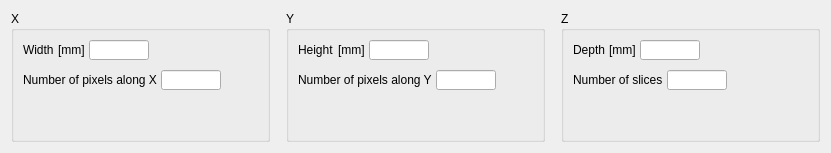
        <widget class="QWidget" name="tab_2">
         <attribute name="title">
          <string>Side lenghts and number of voxels</string>
         </attribute>
         <layout class="QVBoxLayout" name="verticalLayout">
          <item>
           <layout class="QHBoxLayout" name="horizontalLayout_4" stretch="0,0,0,0,0">
            <property name="sizeConstraint">
             <enum>QLayout::SetNoConstraint</enum>
            </property>
            <item>
             <widget class="QGroupBox" name="groupBox_4">
              <property name="sizePolicy">
               <sizepolicy hsizetype="Fixed" vsizetype="Preferred">
                <horstretch>0</horstretch>
                <verstretch>0</verstretch>
               </sizepolicy>
              </property>
              <property name="minimumSize">
               <size>
                <width>259</width>
                <height>0</height>
               </size>
              </property>
              <property name="title">
               <string>X</string>
              </property>
              <layout class="QVBoxLayout" name="verticalLayout_11">
               <property name="spacing">
                <number>10</number>
               </property>
               <item>
                <layout class="QHBoxLayout" name="horizontalLayout_23">
                 <property name="spacing">
                  <number>4</number>
                 </property>
                 <item>
                  <widget class="QLabel" name="label_21">
                   <property name="maximumSize">
                    <size>
                     <width>16777215</width>
                     <height>20</height>
                    </size>
                   </property>
                   <property name="text">
                    <string>Width</string>
                   </property>
                   <property name="scaledContents">
                    <bool>true</bool>
                   </property>
                  </widget>
                 </item>
                 <item>
                  <widget class="QLabel" name="label_37">
                   <property name="maximumSize">
                    <size>
                     <width>16777215</width>
                     <height>20</height>
                    </size>
                   </property>
                   <property name="text">
                    <string>[mm]</string>
                   </property>
                  </widget>
                 </item>
                 <item>
                  <widget class="QLineEdit" name="width_lineEdit_2">
                   <property name="sizePolicy">
                    <sizepolicy hsizetype="Fixed" vsizetype="Fixed">
                     <horstretch>0</horstretch>
                     <verstretch>0</verstretch>
                    </sizepolicy>
                   </property>
                   <property name="maximumSize">
                    <size>
                     <width>60</width>
                     <height>20</height>
                    </size>
                   </property>
                   <property name="toolTip">
                    <string>(Width/Number of pixels along X) must be equal to
(Height/Number of pixels along Y)</string>
                   </property>
                   <property name="toolTipDuration">
                    <number>0</number>
                   </property>
                   <property name="text">
                    <string/>
                   </property>
                   <property name="placeholderText">
                    <string notr="true"/>
                   </property>
                  </widget>
                 </item>
                 <item>
                  <spacer name="horizontalSpacer_32">
                   <property name="orientation">
                    <enum>Qt::Horizontal</enum>
                   </property>
                   <property name="sizeHint" stdset="0">
                    <size>
                     <width>0</width>
                     <height>20</height>
                    </size>
                   </property>
                  </spacer>
                 </item>
                </layout>
               </item>
               <item>
                <layout class="QHBoxLayout" name="horizontalLayout_5">
                 <property name="spacing">
                  <number>4</number>
                 </property>
                 <item>
                  <widget class="QLabel" name="label_26">
                   <property name="sizePolicy">
                    <sizepolicy hsizetype="Preferred" vsizetype="Preferred">
                     <horstretch>0</horstretch>
                     <verstretch>0</verstretch>
                    </sizepolicy>
                   </property>
                   <property name="maximumSize">
                    <size>
                     <width>16777215</width>
                     <height>20</height>
                    </size>
                   </property>
                   <property name="text">
                    <string>Number of pixels along X</string>
                   </property>
                  </widget>
                 </item>
                 <item>
                  <widget class="QLineEdit" name="pixelNumberX_lineEdit_2">
                   <property name="sizePolicy">
                    <sizepolicy hsizetype="Fixed" vsizetype="Fixed">
                     <horstretch>0</horstretch>
                     <verstretch>0</verstretch>
                    </sizepolicy>
                   </property>
                   <property name="maximumSize">
                    <size>
                     <width>60</width>
                     <height>20</height>
                    </size>
                   </property>
                   <property name="toolTip">
                    <string>(Width/Number of pixels along X) must be equal to (Height/Number of pixels along Y)</string>
                   </property>
                   <property name="toolTipDuration">
                    <number>0</number>
                   </property>
                   <property name="text">
                    <string/>
                   </property>
                   <property name="placeholderText">
                    <string notr="true"/>
                   </property>
                  </widget>
                 </item>
                 <item>
                  <spacer name="horizontalSpacer_31">
                   <property name="orientation">
                    <enum>Qt::Horizontal</enum>
                   </property>
                   <property name="sizeHint" stdset="0">
                    <size>
                     <width>0</width>
                     <height>20</height>
                    </size>
                   </property>
                  </spacer>
                 </item>
                </layout>
               </item>
               <item>
                <spacer name="verticalSpacer_4">
                 <property name="orientation">
                  <enum>Qt::Vertical</enum>
                 </property>
                 <property name="sizeType">
                  <enum>QSizePolicy::Expanding</enum>
                 </property>
                 <property name="sizeHint" stdset="0">
                  <size>
                   <width>20</width>
                   <height>40</height>
                  </size>
                 </property>
                </spacer>
               </item>
              </layout>
             </widget>
            </item>
            <item>
             <spacer name="horizontalSpacer_33">
              <property name="orientation">
               <enum>Qt::Horizontal</enum>
              </property>
              <property name="sizeType">
               <enum>QSizePolicy::Fixed</enum>
              </property>
              <property name="sizeHint" stdset="0">
               <size>
                <width>10</width>
                <height>20</height>
               </size>
              </property>
             </spacer>
            </item>
            <item>
             <widget class="QGroupBox" name="groupBox_5">
              <property name="sizePolicy">
               <sizepolicy hsizetype="Fixed" vsizetype="Preferred">
                <horstretch>0</horstretch>
                <verstretch>0</verstretch>
               </sizepolicy>
              </property>
              <property name="minimumSize">
               <size>
                <width>259</width>
                <height>0</height>
               </size>
              </property>
              <property name="title">
               <string>Y</string>
              </property>
              <layout class="QVBoxLayout" name="verticalLayout_12">
               <property name="spacing">
                <number>10</number>
               </property>
               <item>
                <layout class="QHBoxLayout" name="horizontalLayout_24">
                 <property name="spacing">
                  <number>4</number>
                 </property>
                 <item>
                  <widget class="QLabel" name="label_57">
                   <property name="maximumSize">
                    <size>
                     <width>16777215</width>
                     <height>20</height>
                    </size>
                   </property>
                   <property name="text">
                    <string>Height</string>
                   </property>
                  </widget>
                 </item>
                 <item>
                  <widget class="QLabel" name="label_40">
                   <property name="maximumSize">
                    <size>
                     <width>16777215</width>
                     <height>20</height>
                    </size>
                   </property>
                   <property name="text">
                    <string>[mm]</string>
                   </property>
                  </widget>
                 </item>
                 <item>
                  <widget class="QLineEdit" name="height_lineEdit_2">
                   <property name="sizePolicy">
                    <sizepolicy hsizetype="Fixed" vsizetype="Fixed">
                     <horstretch>0</horstretch>
                     <verstretch>0</verstretch>
                    </sizepolicy>
                   </property>
                   <property name="maximumSize">
                    <size>
                     <width>60</width>
                     <height>20</height>
                    </size>
                   </property>
                   <property name="toolTip">
                    <string>(Width/Number of pixels along X) must be equal to
(Height/Number of pixels along Y)</string>
                   </property>
                   <property name="toolTipDuration">
                    <number>0</number>
                   </property>
                   <property name="text">
                    <string/>
                   </property>
                   <property name="placeholderText">
                    <string notr="true"/>
                   </property>
                  </widget>
                 </item>
                 <item>
                  <spacer name="horizontalSpacer_34">
                   <property name="orientation">
                    <enum>Qt::Horizontal</enum>
                   </property>
                   <property name="sizeHint" stdset="0">
                    <size>
                     <width>0</width>
                     <height>20</height>
                    </size>
                   </property>
                  </spacer>
                 </item>
                </layout>
               </item>
               <item>
                <layout class="QHBoxLayout" name="horizontalLayout_12">
                 <property name="spacing">
                  <number>4</number>
                 </property>
                 <item>
                  <widget class="QLabel" name="label_28">
                   <property name="sizePolicy">
                    <sizepolicy hsizetype="Preferred" vsizetype="Preferred">
                     <horstretch>0</horstretch>
                     <verstretch>0</verstretch>
                    </sizepolicy>
                   </property>
                   <property name="maximumSize">
                    <size>
                     <width>16777215</width>
                     <height>20</height>
                    </size>
                   </property>
                   <property name="text">
                    <string>Number of pixels along Y</string>
                   </property>
                  </widget>
                 </item>
                 <item>
                  <widget class="QLineEdit" name="pixelNumberY_lineEdit_2">
                   <property name="sizePolicy">
                    <sizepolicy hsizetype="Fixed" vsizetype="Fixed">
                     <horstretch>0</horstretch>
                     <verstretch>0</verstretch>
                    </sizepolicy>
                   </property>
                   <property name="maximumSize">
                    <size>
                     <width>60</width>
                     <height>20</height>
                    </size>
                   </property>
                   <property name="toolTip">
                    <string>(Width/Number of pixels along X) must be equal to (Height/Number of pixels along Y)</string>
                   </property>
                   <property name="toolTipDuration">
                    <number>0</number>
                   </property>
                   <property name="text">
                    <string/>
                   </property>
                   <property name="placeholderText">
                    <string notr="true"/>
                   </property>
                  </widget>
                 </item>
                 <item>
                  <spacer name="horizontalSpacer_39">
                   <property name="orientation">
                    <enum>Qt::Horizontal</enum>
                   </property>
                   <property name="sizeHint" stdset="0">
                    <size>
                     <width>0</width>
                     <height>20</height>
                    </size>
                   </property>
                  </spacer>
                 </item>
                </layout>
               </item>
               <item>
                <spacer name="verticalSpacer_5">
                 <property name="orientation">
                  <enum>Qt::Vertical</enum>
                 </property>
                 <property name="sizeType">
                  <enum>QSizePolicy::Expanding</enum>
                 </property>
                 <property name="sizeHint" stdset="0">
                  <size>
                   <width>20</width>
                   <height>40</height>
                  </size>
                 </property>
                </spacer>
               </item>
              </layout>
             </widget>
            </item>
            <item>
             <spacer name="horizontalSpacer_35">
              <property name="orientation">
               <enum>Qt::Horizontal</enum>
              </property>
              <property name="sizeType">
               <enum>QSizePolicy::Fixed</enum>
              </property>
              <property name="sizeHint" stdset="0">
               <size>
                <width>10</width>
                <height>20</height>
               </size>
              </property>
             </spacer>
            </item>
            <item>
             <widget class="QGroupBox" name="groupBox_6">
              <property name="sizePolicy">
               <sizepolicy hsizetype="Fixed" vsizetype="Preferred">
                <horstretch>0</horstretch>
                <verstretch>0</verstretch>
               </sizepolicy>
              </property>
              <property name="minimumSize">
               <size>
                <width>259</width>
                <height>0</height>
               </size>
              </property>
              <property name="title">
               <string>Z</string>
              </property>
              <layout class="QVBoxLayout" name="verticalLayout_13">
               <property name="spacing">
                <number>10</number>
               </property>
               <item>
                <layout class="QHBoxLayout" name="horizontalLayout_25">
                 <property name="spacing">
                  <number>4</number>
                 </property>
                 <item>
                  <widget class="QLabel" name="label_63">
                   <property name="maximumSize">
                    <size>
                     <width>16777215</width>
                     <height>20</height>
                    </size>
                   </property>
                   <property name="text">
                    <string>Depth</string>
                   </property>
                  </widget>
                 </item>
                 <item>
                  <widget class="QLabel" name="label_41">
                   <property name="maximumSize">
                    <size>
                     <width>16777215</width>
                     <height>20</height>
                    </size>
                   </property>
                   <property name="text">
                    <string>[mm]</string>
                   </property>
                  </widget>
                 </item>
                 <item>
                  <widget class="QLineEdit" name="depth_lineEdit_2">
                   <property name="sizePolicy">
                    <sizepolicy hsizetype="Fixed" vsizetype="Fixed">
                     <horstretch>0</horstretch>
                     <verstretch>0</verstretch>
                    </sizepolicy>
                   </property>
                   <property name="maximumSize">
                    <size>
                     <width>60</width>
                     <height>20</height>
                    </size>
                   </property>
                   <property name="text">
                    <string/>
                   </property>
                   <property name="placeholderText">
                    <string notr="true"/>
                   </property>
                  </widget>
                 </item>
                 <item>
                  <spacer name="horizontalSpacer_37">
                   <property name="orientation">
                    <enum>Qt::Horizontal</enum>
                   </property>
                   <property name="sizeHint" stdset="0">
                    <size>
                     <width>0</width>
                     <height>20</height>
                    </size>
                   </property>
                  </spacer>
                 </item>
                </layout>
               </item>
               <item>
                <layout class="QHBoxLayout" name="horizontalLayout_18">
                 <property name="spacing">
                  <number>4</number>
                 </property>
                 <item>
                  <widget class="QLabel" name="label_48">
                   <property name="sizePolicy">
                    <sizepolicy hsizetype="Preferred" vsizetype="Preferred">
                     <horstretch>0</horstretch>
                     <verstretch>0</verstretch>
                    </sizepolicy>
                   </property>
                   <property name="maximumSize">
                    <size>
                     <width>16777215</width>
                     <height>20</height>
                    </size>
                   </property>
                   <property name="text">
                    <string>Number of slices</string>
                   </property>
                  </widget>
                 </item>
                 <item>
                  <widget class="QLineEdit" name="sliceNumber_lineEdit_2">
                   <property name="sizePolicy">
                    <sizepolicy hsizetype="Fixed" vsizetype="Fixed">
                     <horstretch>0</horstretch>
                     <verstretch>0</verstretch>
                    </sizepolicy>
                   </property>
                   <property name="maximumSize">
                    <size>
                     <width>60</width>
                     <height>20</height>
                    </size>
                   </property>
                   <property name="text">
                    <string/>
                   </property>
                   <property name="placeholderText">
                    <string notr="true"/>
                   </property>
                  </widget>
                 </item>
                 <item>
                  <spacer name="horizontalSpacer_38">
                   <property name="orientation">
                    <enum>Qt::Horizontal</enum>
                   </property>
                   <property name="sizeHint" stdset="0">
                    <size>
                     <width>0</width>
                     <height>20</height>
                    </size>
                   </property>
                  </spacer>
                 </item>
                </layout>
               </item>
               <item>
                <spacer name="verticalSpacer_6">
                 <property name="orientation">
                  <enum>Qt::Vertical</enum>
                 </property>
                 <property name="sizeType">
                  <enum>QSizePolicy::Expanding</enum>
                 </property>
                 <property name="sizeHint" stdset="0">
                  <size>
                   <width>20</width>
                   <height>40</height>
                  </size>
                 </property>
                </spacer>
               </item>
              </layout>
             </widget>
            </item>
           </layout>
          </item>
         </layout>
        </widget>
